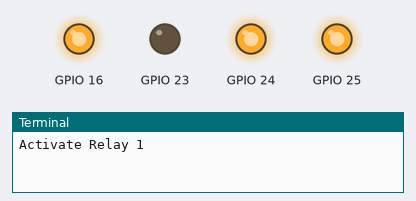
This program was run on a simulated Raspberry Pi (BCM pin numbers). On the bench: output pins drawn as LEDs (lit = HIGH), the last lines printed to the terminal. At 40.0 s the program stops and its outputs stay as they are.

Above: at 0.1 s.
At 5.1 s:
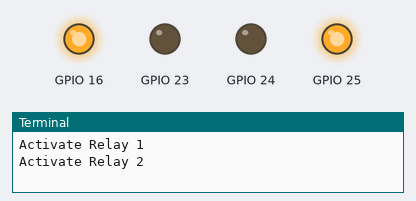
At 10.1 s:
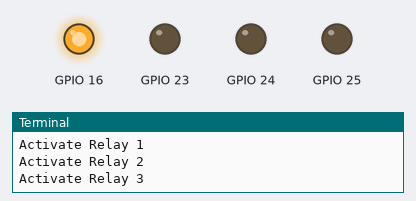
At 25.1 s:
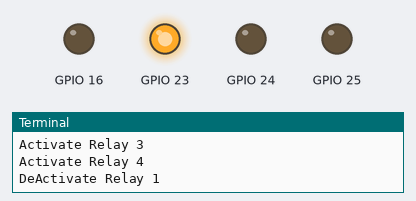
At 30.1 s:
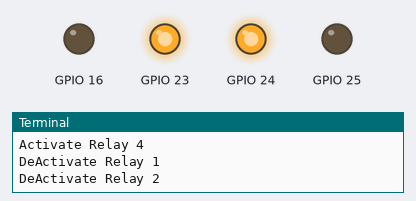
At 40.1 s:
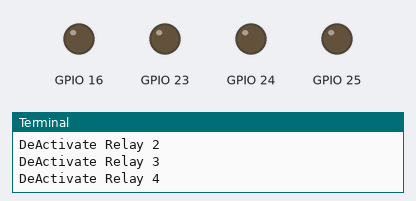
Timing chart, 0 to 41.5 s (numbered marks = the images above):
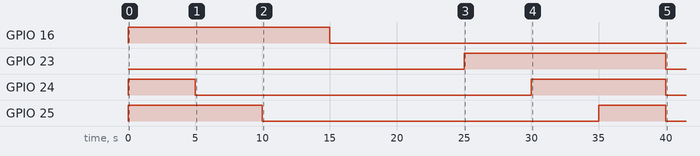

The program:

activate_de_activate_relay.py
```python
#!/usr/bin/env python3
# -*- coding: utf-8 -*-

"""
This Python script activate_de_activate_relay.py implements a relay activation and deactivation
mechanism through the TUI (Text-based User Interface).

MIT License

Raspberry Pi - Access via Smart Card TS-CNS

Copyright (c) 2020 Antonio Musarra's Blog - https://www.dontesta.it

Permission is hereby granted, free of charge, to any person obtaining a copy of
this software and associated documentation files (the "Software"), to deal in the
Software without restriction, including without limitation the rights to use,
copy, modify, merge, publish, distribute, sublicense, and/or sell copies of the
Software, and to permit persons to whom the Software is furnished to do so,
subject to the following conditions:
The above copyright notice and this permission notice shall be included in all
copies or substantial portions of the Software.

THE SOFTWARE IS PROVIDED "AS IS", WITHOUT WARRANTY OF ANY KIND, EXPRESS OR
IMPLIED, INCLUDING BUT NOT LIMITED TO THE WARRANTIES OF MERCHANTABILITY,
FITNESS FOR A PARTICULAR PURPOSE AND NONINFRINGEMENT. IN NO EVENT SHALL THE
AUTHORS OR COPYRIGHT HOLDERS BE LIABLE FOR ANY CLAIM, DAMAGES OR OTHER LIABILITY,
WHETHER IN AN ACTION OF CONTRACT, TORT OR OTHERWISE, ARISING FROM, OUT OF OR IN
CONNECTION WITH THE SOFTWARE OR THE USE OR OTHER DEALINGS IN THE SOFTWARE.
"""

__author__ = "Antonio Musarra"
__copyright__ = "Copyright 2020 Antonio Musarra's Blog"
__credits__ = ["Antonio Musarra"]
__version__ = "1.0.0"
__license__ = "MIT"
__maintainer__ = "Antonio Musarra"
__email__ = "antonio.musarra@gmail.com"
__status__ = "Development"

import time

import RPi.GPIO as GPIO

# Dictionary of relationship between relay identification and BCM pin
dict_relay_bcm = {
    1: 23,
    2: 24,
    3: 25,
    4: 16
}


# Initialize the GPIO for the relay module
def initialize_relay():
    GPIO.setmode(GPIO.BCM)
    for relay_id, bcm_value in dict_relay_bcm.items():
        GPIO.setup(bcm_value, GPIO.OUT, initial=GPIO.HIGH)


# Activate the relay
def activate_relay(relay_id):
    if 1 <= relay_id <= 4:
        GPIO.output(dict_relay_bcm[relay_id], GPIO.LOW)

        print(f"Activate Relay {str(relay_id)}")


# De-Activate the relay
def de_activate_relay(relay_id):
    if 1 <= relay_id <= 4:
        GPIO.output(dict_relay_bcm[relay_id], GPIO.HIGH)

        print(f"DeActivate Relay {str(relay_id)}")


# CleanUp the resources
def cleanup():
    GPIO.cleanup()


try:
    initialize_relay()

    activate_relay(1)
    time.sleep(5)
    activate_relay(2)
    time.sleep(5)
    activate_relay(3)
    time.sleep(5)
    activate_relay(4)

    time.sleep(10)

    de_activate_relay(1)
    time.sleep(5)
    de_activate_relay(2)
    time.sleep(5)
    de_activate_relay(3)
    time.sleep(5)
    de_activate_relay(4)

except KeyboardInterrupt:
    print("Goodbye")
finally:
    cleanup()
```

Measured:
- by itself, GPIO 16: LOW → HIGH at 0.00 s, → LOW 15.0 s later
- by itself, GPIO 23: LOW → HIGH at 25.0 s, → LOW 15.0 s later
- by itself, GPIO 24: LOW → HIGH at 0.00 s, → LOW 5.0 s later, → HIGH 25.0 s later, → LOW 10.0 s later
- by itself, GPIO 25: LOW → HIGH at 0.00 s, → LOW 10.0 s later, → HIGH 25.0 s later, → LOW 5.0 s later
